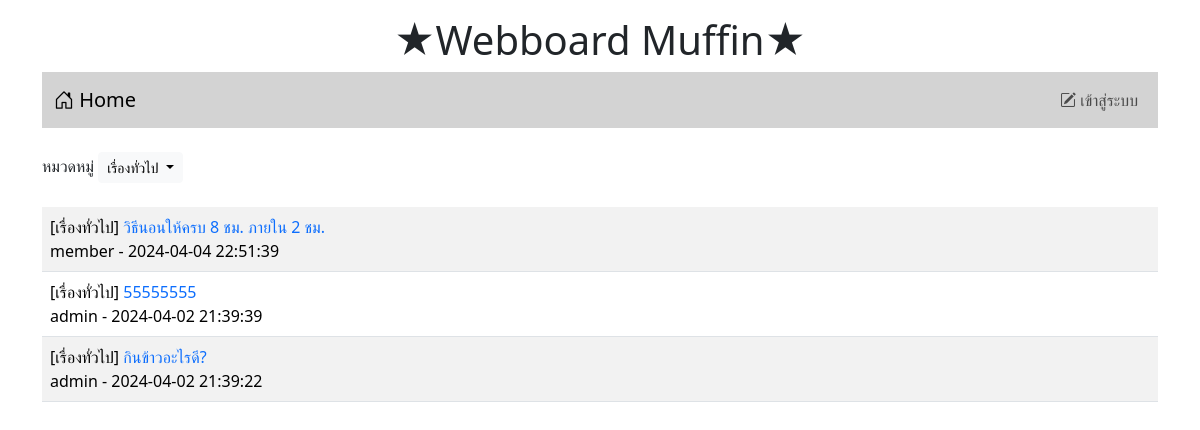
The app's page /index.php?catid=1 with its own data.
### tables this page shows
CREATE TABLE `category` (
  `id` int(11) NOT NULL,
  `name` varchar(32) NOT NULL
);

CREATE TABLE `post` (
  `id` int(11) NOT NULL,
  `title` varchar(128) NOT NULL,
  `content` varchar(2048) NOT NULL,
  `post_date` datetime NOT NULL,
  `cat_id` int(11) NOT NULL,
  `user_id` int(11) NOT NULL
);

CREATE TABLE `user` (
  `id` int(11) NOT NULL,
  `login` varchar(32) NOT NULL,
  `password` varchar(64) NOT NULL,
  `name` varchar(64) NOT NULL,
  `gender` char(1) NOT NULL,
  `email` varchar(32) NOT NULL,
  `role` char(1) NOT NULL
);

### index.php (the view, shortened to what this page needs)
<!DOCTYPE html>
<html lang="en">
<head>
    <link href="https://cdn.jsdelivr.net/npm/bootstrap@5.3.2/dist/css/bootstrap.min.css" rel="stylesheet">
    <link rel="stylesheet" href="https://cdn.jsdelivr.net/npm/bootstrap-icons@1.11.3/font/bootstrap-icons.min.css">
</head>
<body>
    <div class="container-lg">
        <h1 style="text-align: center;" class="mt-3">★Webboard Muffin★</h1>
        <?php include("nav.php") ?>
        <div class="mt-4 d-flex justify-content-between">
            <div>
                <label>หมวดหมู่</label>
                <span class="dropdown">
                    <?php
                        if (isset($_GET['catid']) && !empty($_GET['catid'])){
                            $conn = new PDO("mysql:host=localhost;dbname=webboard;charset=utf8", "root", "");
                            $sql = "SELECT * FROM category as c
                                    WHERE c.id = {$_GET['catid']}";
                            foreach ($conn->query($sql) as $row) {
                        ?>
                            <button class="btn btn-light btn-sm dropdown-toggle" type="button" data-bs-toggle="dropdown" aria-expanded="false">
                                <?=$row['name']?>
                            </button>
                        <?php
                            }
                        }else{
                        ?>
                            <button class="btn btn-light btn-sm dropdown-toggle" type="button" data-bs-toggle="dropdown" aria-expanded="false">
                                --ทั้งหมด--
                            </button>
                        <?php
                        }
                    ?>
                </span>
            </div>
        </div>
        <table class="table table-striped mt-4">
            <?php
            $conn = new PDO("mysql:host=localhost;dbname=webboard;charset=utf8", "root", "");
            $sql = "SELECT t3.name, t1.title, t1.id, t2.login,t1.user_id , t1.post_date FROM post AS t1
                INNER JOIN user AS t2 ON (t1.user_id=t2.id)
                INNER JOIN category AS t3 ON (t1.cat_id=t3.id)";
            if (isset($_GET['catid']) && !empty($_GET['catid'])) {
                $category_id = $_GET['catid'];
                $sql .= " WHERE t1.cat_id = $category_id";
            }
            $sql .= " ORDER BY t1.post_date DESC";
            $result = $conn->query($sql);
            while ($row = $result->fetch()) {
                echo "<tr>
                        <td class='d-flex justify-content-between'>
                            <div>  [{$row['name']}]
                                <a href='post.php?id={$row['id']}' style='text-decoration:none'> {$row['title']} </a>
                                <br>
                                {$row['login']} - {$row['post_date']}  </div>  ";
                echo "</td> </tr>";
            }
            ?>
        </table>
    </div>
</body>
</html>

### records on screen
category: name "เรื่องทั่วไป"
post: category.name "เรื่องทั่วไป", title "วิธีนอนให้ครบ 8 ชม. ภายใน 2 ชม.", user.login "member", post_date "2024-04-04 22:51:39"
post: category.name "เรื่องทั่วไป", title "55555555", user.login "admin", post_date "2024-04-02 21:39:39"
post: category.name "เรื่องทั่วไป", title "กินข้าวอะไรดี?", user.login "admin", post_date "2024-04-02 21:39:22"
